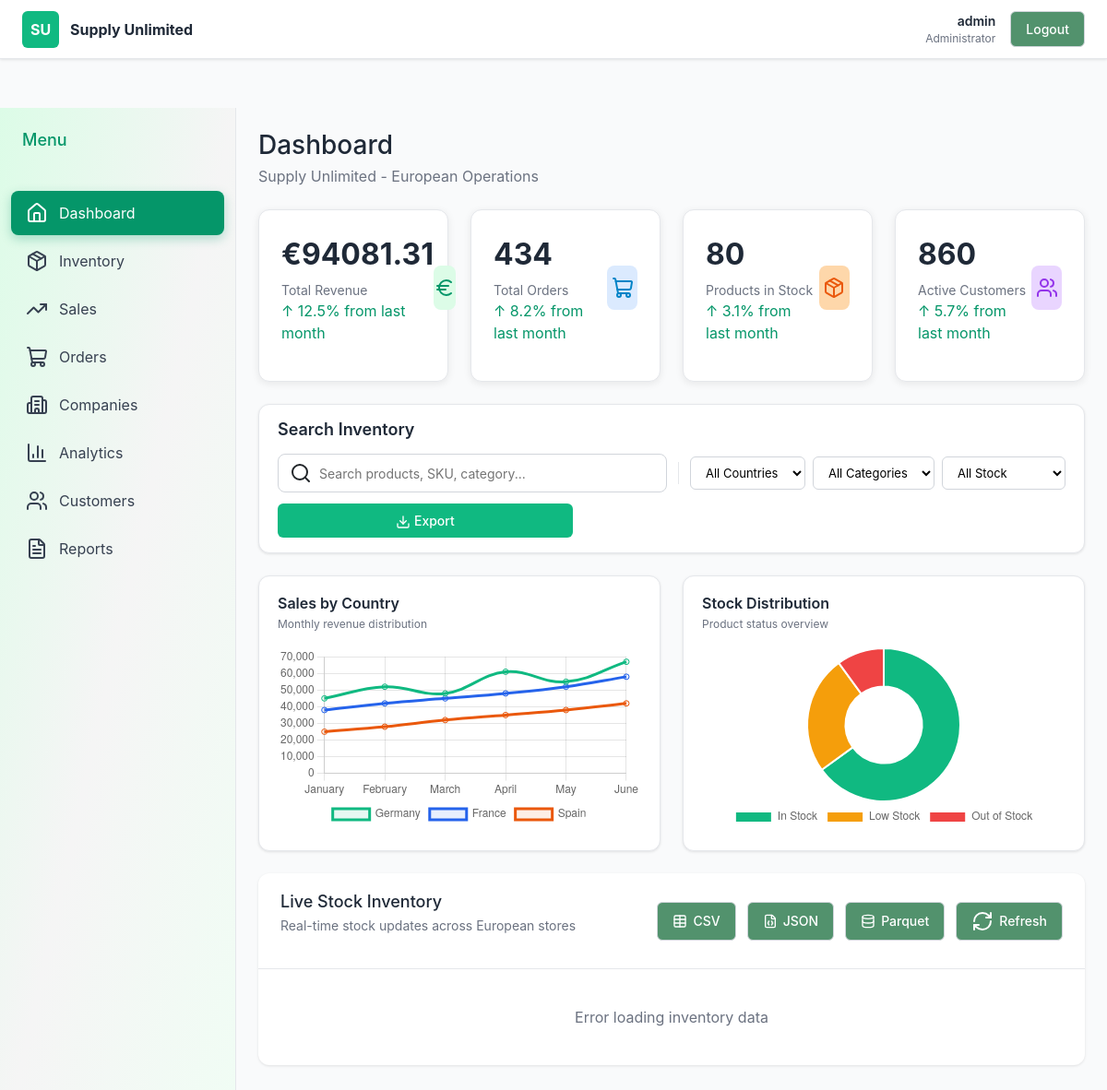
The app's page /dashboard/ (signed in), older data.
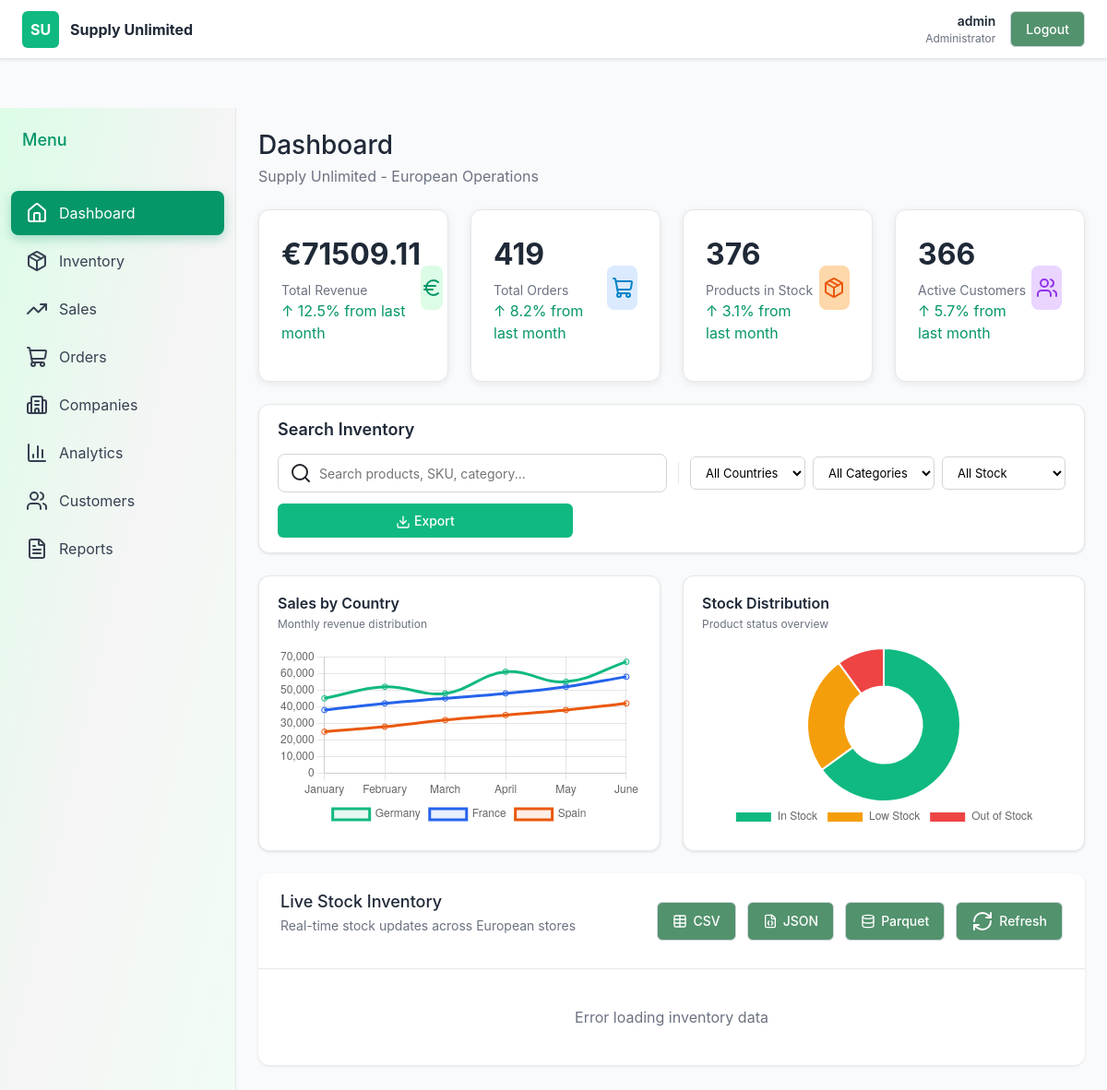
The same page, newer data.
### users/models.py (models this page shows, shortened)
class DashboardMetrics(models.Model):
    metric_date = models.DateField(unique=True)
    total_revenue = models.DecimalField(max_digits=12, decimal_places=2, default=0)
    total_orders = models.IntegerField(default=0)
    total_products = models.IntegerField(default=0)
    active_customers = models.IntegerField(default=0)
    class Meta:
        ordering = ['-metric_date']

### users/views.py (the view)
# urls.py: path('dashboard/', views.dashboard_view, name='dashboard'),
@login_required
def dashboard_view(request):
    today = date.today()
    try:
        metrics = DashboardMetrics.objects.get(metric_date=today)
    except DashboardMetrics.DoesNotExist:
        metrics = DashboardMetrics.objects.create(
            metric_date=today,
            total_revenue=245820.50,
            total_orders=1834,
            total_products=8456,
            active_customers=342
        )
    context = {
        'user': request.user,
        'metrics': metrics,
    }
    return render(request, 'dashboard.html', context)

### templates/dashboard.html (shortened to what this page needs)
{% extends 'base.html' %}
{% load static %}
{% block auth_css %}
<link rel="stylesheet" href="{% static 'css/dashboard.css' %}">
<link rel="stylesheet" href="https://cdn.jsdelivr.net/npm/lucide-static@latest/font/lucide.min.css">
{% endblock %}
{% block content %}
<div class="top-bar">
    <div class="logo-section">
        <div class="logo-mini">SU</div>
        <div class="logo-text">Supply Unlimited</div>
    </div>
    <div class="user-section">
        <div class="user-info">
            <div class="user-name">{{ user.get_full_name|default:user.username }}</div>
            <div class="user-role">Administrator</div>
        </div>
        <a href="{% url 'logout' %}" class="btn btn-outline">Logout</a>
    </div>
</div>
<div class="main-container">
    <div class="sidebar">
        <div class="sidebar-header">
            <h2>Menu</h2>
        </div>
        <div class="sidebar-menu">
            <a href="#" class="menu-item active" onclick="showSection('dashboard'); return false;">
                <i data-lucide="home"></i>
                <span>Dashboard</span>
            </a>
            <a href="#" class="menu-item" onclick="showSection('inventory'); return false;">
                <i data-lucide="package"></i>
                <span>Inventory</span>
            </a>
            <a href="#" class="menu-item" onclick="showSection('sales'); return false;">
                <i data-lucide="trending-up"></i>
                <span>Sales</span>
            </a>
            <a href="#" class="menu-item" onclick="showSection('orders'); return false;">
                <i data-lucide="shopping-cart"></i>
                <span>Orders</span>
            </a>
            <a href="#" class="menu-item" onclick="showSection('companies'); return false;">
                <i data-lucide="building-2"></i>
                <span>Companies</span>
            </a>
            <a href="#" class="menu-item" onclick="showSection('analytics'); return false;">
                <i data-lucide="bar-chart-3"></i>
                <span>Analytics</span>
            </a>
            <a href="#" class="menu-item" onclick="showSection('customers'); return false;">
                <i data-lucide="users"></i>
                <span>Customers</span>
            </a>
            <a href="#" class="menu-item" onclick="showSection('reports'); return false;">
                <i data-lucide="file-text"></i>
                <span>Reports</span>
            </a>
        </div>
    </div>
    <div class="content">
        <div id="dashboard-section" class="content-section active">
            <div class="page-header">
                <h1>Dashboard</h1>
                <p>Supply Unlimited - European Operations</p>
            </div>
            <div class="metrics-grid">
                <div class="metric-card">
                    <div class="metric-header">
                        <div>
                            <div class="metric-value">€{{ metrics.total_revenue|floatformat:2 }}</div>
                            <div class="metric-label">Total Revenue</div>
                            <div class="metric-change">↑ 12.5% from last month</div>
                        </div>
                        <div class="metric-icon green">
                            <i data-lucide="euro"></i>
                        </div>
                    </div>
                </div>
                <div class="metric-card">
                    <div class="metric-header">
                        <div>
                            <div class="metric-value">{{ metrics.total_orders }}</div>
                            <div class="metric-label">Total Orders</div>
                            <div class="metric-change">↑ 8.2% from last month</div>
                        </div>
                        <div class="metric-icon blue">
                            <i data-lucide="shopping-cart"></i>
                        </div>
                    </div>
                </div>
                <div class="metric-card">
                    <div class="metric-header">
                        <div>
                            <div class="metric-value">{{ metrics.total_products }}</div>
                            <div class="metric-label">Products in Stock</div>
                            <div class="metric-change">↑ 3.1% from last month</div>
                        </div>
                        <div class="metric-icon orange">
                            <i data-lucide="package"></i>
                        </div>
                    </div>
                </div>
                <div class="metric-card">
                    <div class="metric-header">
                        <div>
                            <div class="metric-value">{{ metrics.active_customers }}</div>
                            <div class="metric-label">Active Customers</div>
                            <div class="metric-change">↑ 5.7% from last month</div>
                        </div>
                        <div class="metric-icon purple">
                            <i data-lucide="users"></i>
                        </div>
                    </div>
                </div>
            </div>
            <div class="filters-container">
                <h3 style="margin-bottom: 16px; font-size: 18px; font-weight: 600; color: #1f2937;">Search Inventory</h3>
                <div class="filters-row">
                    <div class="search-box">
                        <i data-lucide="search"></i>
                        <input type="text" id="searchInput" placeholder="Search products, SKU, category..." onkeyup="filterInventory()">
                    </div>
                    <div class="filter-group">
                        <select id="storeFilter" onchange="filterInventory()" class="filter-select">
                            <option value="all">All Countries</option>
                        </select>
                        <select id="categoryFilter" onchange="filterInventory()" class="filter-select">
                            <option value="all">All Categories</option>
                        </select>
                        <select id="stockFilter" onchange="filterInventory()" class="filter-select">
                            <option value="all">All Stock</option>
                        </select>
                    </div>
                    <button class="btn btn-primary" onclick="exportInventory()" style="white-space: nowrap;">
                        <i data-lucide="download" style="width: 16px; height: 16px;"></i> Export
                    </button>
                </div>
            </div>
            <div class="charts-grid">
                <div class="chart-container">
                    <div class="chart-header">
                        <h3>Sales by Country</h3>
                        <p>Monthly revenue distribution</p>
                    </div>
                    <canvas id="salesChart"></canvas>
                </div>
                <div class="chart-container">
                    <div class="chart-header">
                        <h3>Stock Distribution</h3>
                        <p>Product status overview</p>
                    </div>
                    <canvas id="stockChart"></canvas>
                </div>
            </div>
            <div class="table-container">
                <div class="table-header">
                    <div class="table-title-section">
                        <h3>Live Stock Inventory</h3>
                        <p>Real-time stock updates across European stores</p>
                    </div>
                    <div class="table-actions">
                        <button class="btn btn-outline" onclick="exportInventory('csv')" title="Export as CSV">
                            <i data-lucide="table" style="width: 16px; height: 16px;"></i> CSV
                        </button>
                        <button class="btn btn-outline" onclick="exportInventory('json')" title="Export as JSON">
                            <i data-lucide="file-json" style="width: 16px; height: 16px;"></i> JSON
                        </button>
                        <button class="btn btn-outline" onclick="exportInventory('parquet')" title="Export as Parquet">
                            <i data-lucide="database" style="width: 16px; height: 16px;"></i> Parquet
                        </button>
                        <button class="btn btn-outline" onclick="refreshInventory()">
                            <i data-lucide="refresh-cw"></i> Refresh
                        </button>
                    </div>
                </div>
                <div id="inventory-table">
                </div>
            </div>
        </div>
    </div>
</div>
{% endblock %}

### templates/base.html (shortened to what this page needs)
<!DOCTYPE html>
<html lang="pt-br">
<head>
    {% load static %}
    <link href="https://cdn.jsdelivr.net/npm/bootstrap@5.3.2/dist/css/bootstrap.min.css" rel="stylesheet">
    <link rel="stylesheet" href="{% static 'css/styles.css' %}">
    {% block auth_css %}{% endblock %}
</head>
<body>
<nav class="navbar navbar-expand-lg navbar-dark bg-dark">
    <div class="container">
    {% if user.is_authenticated %}
     <div class="ms-auto">
       <a href="{% url 'logout' %}" class="btn btn-outline-light btn-sm">Logout</a>
     </div>
    {% endif %}
</div>
</nav>
{% block content %}{% endblock %}
</body>
</html>

### static/css/styles.css (style rules this page uses)
button.btn { max-width: 320px; width: 100%; }

Row changes from the older to the newer data that the page shows:
removed DashboardMetrics: total_revenue "94081.31", total_orders "434", total_products "80", active_customers "860"
added DashboardMetrics: total_revenue "71509.11", total_orders "419", total_products "376", active_customers "366"
